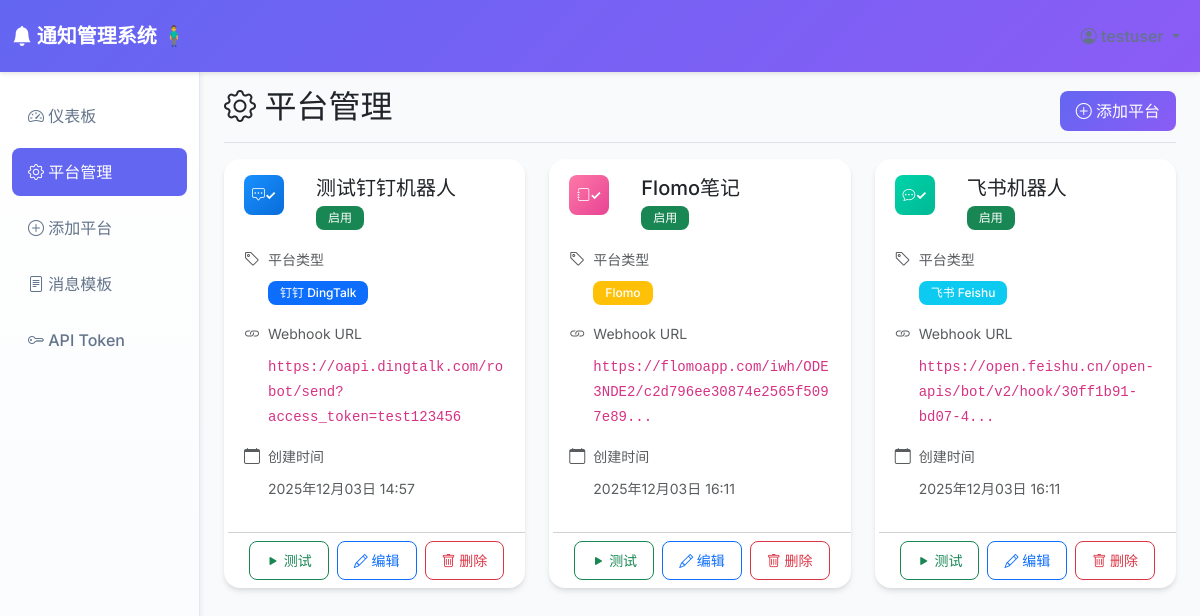
The page /platforms (signed in) on the database its author committed.
### app.py (models this page shows)
class NotificationPlatform(db.Model):
    id = db.Column(db.Integer, primary_key=True)
    user_id = db.Column(db.Integer, db.ForeignKey('user.id'), nullable=False)
    name = db.Column(db.String(100), nullable=False)
    platform_type = db.Column(db.String(50), nullable=False)  # feishu, flomo, etc.
    webhook_url = db.Column(db.Text, nullable=False)
    is_active = db.Column(db.Boolean, default=True)
    created_at = db.Column(db.DateTime, default=datetime.utcnow)

### app.py (the view)
@app.route('/platforms')
@login_required
def platforms():
    platforms = NotificationPlatform.query.filter_by(user_id=current_user.id).all()
    return render_template('platforms.html', platforms=platforms)

### app.py (called while the page is built)
@login_manager.user_loader
def load_user(user_id):
    return User.query.get(int(user_id))

### templates/platforms.html (shortened to what this page needs)
{% extends "base.html" %}
{% block content %}
<div class="d-flex justify-content-between flex-wrap flex-md-nowrap align-items-center pt-3 pb-2 mb-3 border-bottom">
    <h1 class="h2"><i class="bi bi-gear"></i> 平台管理</h1>
    <div class="btn-toolbar mb-2 mb-md-0">
        <a href="{{ url_for('add_platform') }}" class="btn btn-primary">
            <i class="bi bi-plus-circle"></i> 添加平台
        </a>
    </div>
</div>
{% if platforms %}
<div class="row g-4">
    {% for platform in platforms %}
    <div class="col-lg-6 col-xl-4">
        <div class="card h-100 notification-card">
            <div class="card-body">
                <div class="d-flex align-items-center mb-3">
                    <div class="platform-icon {% if platform.platform_type == 'feishu' %}feishu-icon{% elif platform.platform_type == 'dingtalk' %}dingtalk-icon{% elif platform.platform_type == 'wework' %}wework-icon{% elif platform.platform_type == 'telegram' %}telegram-icon{% elif platform.platform_type == 'email' %}email-icon{% elif platform.platform_type == 'flomo' %}flomo-icon{% else %}webhook-icon{% endif %}">
                        {% if platform.platform_type == 'feishu' %}
                            <i class="bi bi-chat-dots"></i>
                        {% elif platform.platform_type == 'dingtalk' %}
                            <i class="bi bi-chat-square-dots"></i>
                        {% elif platform.platform_type == 'wework' %}
                            <i class="bi bi-wechat"></i>
                        {% elif platform.platform_type == 'telegram' %}
                            <i class="bi bi-telegram"></i>
                        {% elif platform.platform_type == 'email' %}
                            <i class="bi bi-envelope"></i>
                        {% elif platform.platform_type == 'flomo' %}
                            <i class="bi bi-journal"></i>
                        {% else %}
                            <i class="bi bi-globe"></i>
                        {% endif %}
                    </div>
                    <div class="ms-3 flex-grow-1">
                        <h5 class="card-title mb-1">{{ platform.name }}</h5>
                        <span class="badge bg-{{ 'success' if platform.is_active else 'secondary' }}">
                            {{ '启用' if platform.is_active else '禁用' }}
                        </span>
                    </div>
                </div>
                <div class="mb-3">
                    <div class="d-flex align-items-center mb-2">
                        <i class="bi bi-tag text-muted me-2"></i>
                        <span class="text-muted small">平台类型</span>
                    </div>
                    <div class="ms-4">
                        {% if platform.platform_type == 'feishu' %}
                            <span class="badge bg-info">飞书 Feishu</span>
                        {% elif platform.platform_type == 'dingtalk' %}
                            <span class="badge bg-primary">钉钉 DingTalk</span>
                        {% elif platform.platform_type == 'wework' %}
                            <span class="badge bg-success">企业微信</span>
                        {% elif platform.platform_type == 'telegram' %}
                            <span class="badge bg-info">Telegram</span>
                        {% elif platform.platform_type == 'email' %}
                            <span class="badge bg-danger">邮件 Email</span>
                        {% elif platform.platform_type == 'flomo' %}
                            <span class="badge bg-warning">Flomo</span>
                        {% elif platform.platform_type == 'webhook' %}
                            <span class="badge bg-dark">Webhook</span>
                        {% else %}
                            <span class="badge bg-secondary">{{ platform.platform_type }}</span>
                        {% endif %}
                    </div>
                </div>
                <div class="mb-3">
                    <div class="d-flex align-items-center mb-2">
                        <i class="bi bi-link text-muted me-2"></i>
                        <span class="text-muted small">Webhook URL</span>
                    </div>
                    <div class="ms-4">
                        <code class="small text-break">{{ platform.webhook_url[:60] }}{% if platform.webhook_url|length > 60 %}...{% endif %}</code>
                    </div>
                </div>
                <div class="mb-3">
                    <div class="d-flex align-items-center mb-2">
                        <i class="bi bi-calendar text-muted me-2"></i>
                        <span class="text-muted small">创建时间</span>
                    </div>
                    <div class="ms-4">
                        <small class="text-muted">{{ platform.created_at.strftime('%Y年%m月%d日 %H:%M') }}</small>
                    </div>
                </div>
            </div>
            <div class="card-footer bg-transparent">
                <div class="d-grid gap-2 d-md-flex justify-content-md-center">
                    <button type="button" class="btn btn-outline-success btn-sm" onclick="testPlatform({{ platform.id }})" title="测试连接">
                        <i class="bi bi-play-fill"></i> 测试
                    </button>
                    <a href="{{ url_for('edit_platform', platform_id=platform.id) }}" class="btn btn-outline-primary btn-sm" title="编辑平台">
                        <i class="bi bi-pencil"></i> 编辑
                    </a>
                    <button type="button" class="btn btn-outline-danger btn-sm" onclick="deletePlatform({{ platform.id }}, '{{ platform.name }}')" title="删除平台">
                        <i class="bi bi-trash"></i> 删除
                    </button>
                </div>
            </div>
        </div>
    </div>
    {% endfor %}
</div>
{% endif %}
{% endblock %}

### templates/base.html (style rules this page uses)
:root { --primary-color: #6366f1; --secondary-color: #8b5cf6; --success-color: #10b981; --warning-color: #f59e0b; --danger-color: #ef4444; --dark-color: #1f2937; --light-color: #f8fafc; }
body { font-family: 'Inter', -apple-system, BlinkMacSystemFont, sans-serif; background-color: #f8fafc; }
.card { border: none; border-radius: 1rem; box-shadow: 0 4px 6px -1px rgba(0, 0, 0, 0.1), 0 2px 4px -1px rgba(0, 0, 0, 0.06); transition: all 0.3s ease; }
.notification-card { transition: all 0.3s ease; border-left: 4px solid transparent; }
.btn { font-weight: 500; border-radius: 0.5rem; padding: 0.5rem 1rem; transition: all 0.2s ease; }
.btn-primary { background: linear-gradient(135deg, var(--primary-color) 0%, var(--secondary-color) 100%); border: none; }
.badge { font-weight: 500; padding: 0.375rem 0.75rem; border-radius: 0.5rem; }
.platform-icon { width: 48px; height: 48px; border-radius: 12px; display: flex; align-items: center; justify-content: center; font-size: 1.5rem; margin-bottom: 1rem; }
.feishu-icon { background: linear-gradient(135deg, #00d4aa 0%, #00b894 100%); color: white; }
.flomo-icon { background: linear-gradient(135deg, #fd79a8 0%, #e84393 100%); color: white; }
.dingtalk-icon { background: linear-gradient(135deg, #1890ff 0%, #096dd9 100%); color: white; }
.platform-icon { width: 40px; height: 40px; border-radius: 8px; margin-right: 1rem; display: flex; align-items: center; justify-content: center; color: white; font-weight: bold; font-size: 0.8rem; }
.platform-icon::after { content: "✓"; }
.fade-in { animation: fadeIn 0.5s ease-in; }

### rows shown on the page
NotificationPlatform: platform_type "dingtalk" (drawn), name "测试钉钉机器人", is_active "启用", webhook_url "https://oapi.dingtalk.com/robot/send?access_token=test123456", created_at "2025年12月03日 14:57"
NotificationPlatform: platform_type "flomo" (drawn), name "Flomo笔记", is_active "启用", webhook_url "https://flomoapp.com/iwh/ODE3NDE2/c2d796ee30874e2565f5097e89", created_at "2025年12月03日 16:11"
NotificationPlatform: platform_type "feishu" (drawn), name "飞书机器人", is_active "启用", webhook_url "https://open.feishu.cn/open-apis/bot/v2/hook/30ff1b91-bd07-4", created_at "2025年12月03日 16:11"
